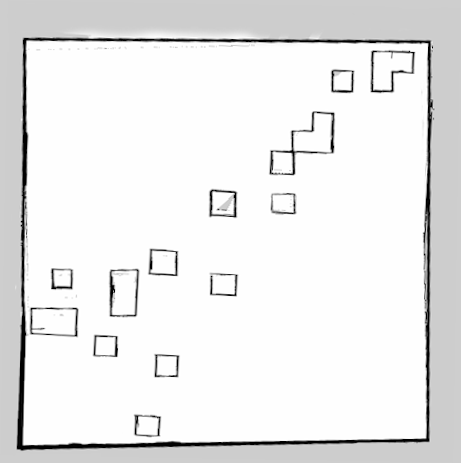
#> input picture src/mapola.pgm, 461 x 463 px
$ python rrt.py
#> lines starting #> are read from the running program, lines starting #| are printed output that depends on the picture; after the words box and inside, x2 and y2 are one past the last pixel; in counts of white or black regions, pixels touching at a corner belong together
from matplotlib import pyplot as plt
import math
import random

INICIO =(56,56)
OBJETIVO =(384,264)

MAPA = open('/home/bibo/aprendendo_ros2/src/mapola.pgm', 'rb')

class RRT:

    def __init__(self):
        print('Iniciando algoritmo RRT...')
        self.arvore = [INICIO]
        self.caminho = []
        self.pais = []
        self.filhos = []
        self.max_interacoes = 10000
        self.f_crescimento = 10


    def plot_map(self, matrix, path=None, final_path=None):
        plt.plot(INICIO[1], INICIO[0], 'ro')
        plt.plot(OBJETIVO[1], OBJETIVO[0], 'go')

        if path:
            for (p1, p2) in path:
                plt.plot([p1[1], p2[1]], [p1[0], p2[0]], 'b',linewidth=2)

        if final_path:
            for (p1, p2) in final_path:
                plt.plot([p1[1], p2[1]], [p1[0], p2[0]], 'm', linewidth=2)

        plt.imshow(matrix, interpolation='nearest', cmap='gray')
        plt.colorbar()

    def achar_no_proximo(self, ponto_aleatorio):
        menor_dist = float('inf')
        no_mais_prox = self.arvore[0]
        for n in self.arvore:
            dist = math.dist(n, ponto_aleatorio)
            if dist < menor_dist:
                menor_dist = dist
                no_mais_prox = n
        return no_mais_prox

    def gerar_novo_no(self, no_mais_prox, ponto_aleatorio):
        vet_direcao = (ponto_aleatorio[0] - no_mais_prox[0], ponto_aleatorio[1] - no_mais_prox[1])
        modulo_vet = math.sqrt(vet_direcao[0]**2 + vet_direcao[1]**2)

        if modulo_vet < self.f_crescimento:
            return ponto_aleatorio

        fator = self.f_crescimento / modulo_vet
        novo_no = (int(no_mais_prox[0] + vet_direcao[0] * fator), int(no_mais_prox[1] + vet_direcao[1] * fator))
        return novo_no

    def run(self):

        self.mapa = plt.imread(MAPA)
#> self.mapa is the input picture: shape (463, 461); min 0, max 255, mean 234
        self.mapa = 1.0 * (self.mapa > 250)
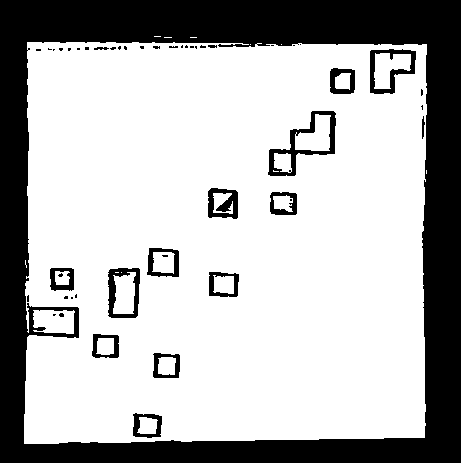
#> self.mapa: shape (463, 461) float64; values 0 (black) and 1 (white), 70.8% white; 48 black regions (32 under 20 px), largest, box (x1, y1, x2, y2) and area: (0, 0, 461, 463) 55987, (268, 111, 336, 176) 1093, (370, 49, 416, 94) 720
        self.mapa[OBJETIVO[0]][OBJETIVO[1]] = 0
        self.mapa[INICIO[0]][INICIO[1]] = 0

        for i in range(self.max_interacoes):
            ponto_aleatorio = (random.randint(0, self.mapa.shape[0] - 1), random.randint(0, self.mapa.shape[1] - 1))

            no_mais_proximo = self.achar_no_proximo(ponto_aleatorio)
            novo_no = self.gerar_novo_no(no_mais_proximo, ponto_aleatorio)

            if 0 <= novo_no[0] < self.mapa.shape[0] and 0 <= novo_no[1] < self.mapa.shape[1] and self.mapa[novo_no[0]][novo_no[1]] == 1.0:
                self.arvore.append(novo_no)
                self.caminho.append((no_mais_proximo, novo_no))
                self.pais.append(no_mais_proximo)
                self.filhos.append(novo_no)

                if math.dist(novo_no, OBJETIVO) < self.f_crescimento:
                    print("Objetivo alcançado!")
                    break
#> after the loop, self.arvore = 723 pairs, first value 42 to 442, second value 26 to 426; self.caminho = 722 items; self.filhos = 722 pairs, first value 42 to 442, second value 26 to 426; self.pais = 722 pairs, first value 42 to 439, second value 30 to 424

        self.tracar_caminho()

    def tracar_caminho(self):
        caminho_correto = []
        filho = self.arvore[-1]
#> filho = (392, 263)
        while filho != INICIO:
            ind = self.filhos.index(filho)
            pai = self.pais[ind]
            caminho_correto.append((pai, filho))
            filho = pai
#> this loop made 57 passes
#> (ind, filho) on passes 1 to 12: (721, (396, 254)), (631, (398, 251)), (342, (402, 243)), (267, (394, 239)), (220, (386, 234)), (203, (376, 234)), (185, (368, 239)), (161, (359, 238)), (151, (350, 241)), (141, (343, 248)), (139, (335, 243)), (138, (327, 238))
#> after the loop, caminho_correto = 57 items

        fig = plt.figure()
        self.plot_map(self.mapa, self.caminho, caminho_correto)
#> the loop in plot_map, `for (p1, p2) in path:` made 722 passes
#> (p1, p2) on passes 1 to 3: ((56, 56), (65, 59)), ((65, 59), (71, 66)), ((71, 66), (80, 62))
#> the loop in plot_map, `for (p1, p2) in final_path:` made 57 passes
#> (p1, p2) on passes 1 to 12: ((396, 254), (392, 263)), ((398, 251), (396, 254)), ((402, 243), (398, 251)), ((394, 239), (402, 243)), ((386, 234), (394, 239)), ((376, 234), (386, 234)), ((368, 239), (376, 234)), ((359, 238), (368, 239)), ((350, 241), (359, 238)), ((343, 248), (350, 241)), ((335, 243), (343, 248)), ((327, 238), (335, 243))
        plt.show()
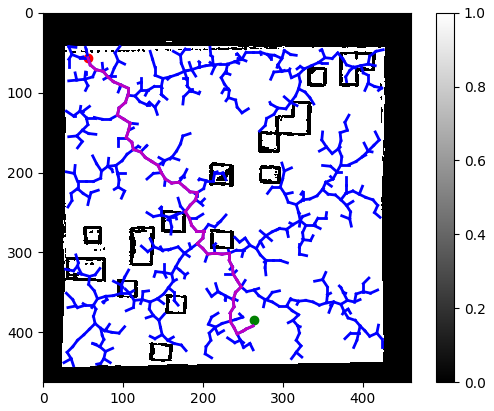
#> figure drawn by matplotlib, 2 panels


if __name__ == '__main__':
    try:
        RRT().run()
    except KeyboardInterrupt:
        pass
